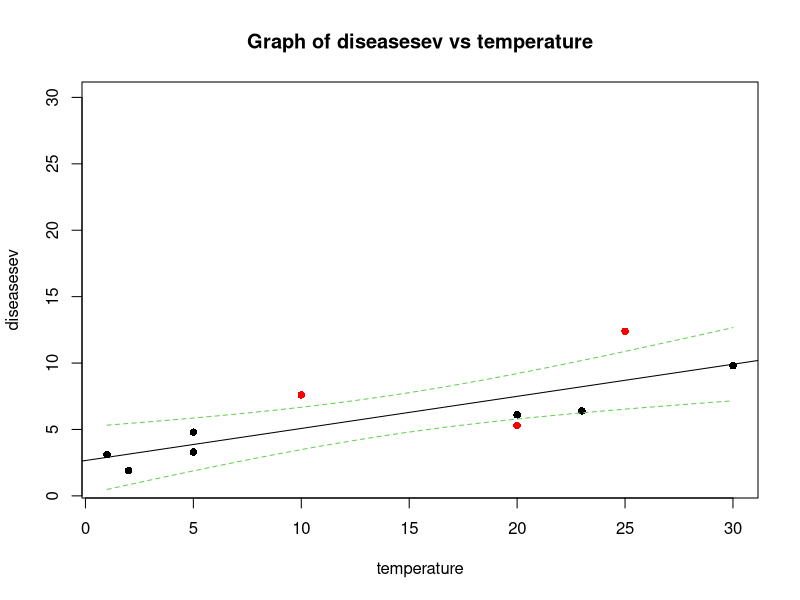
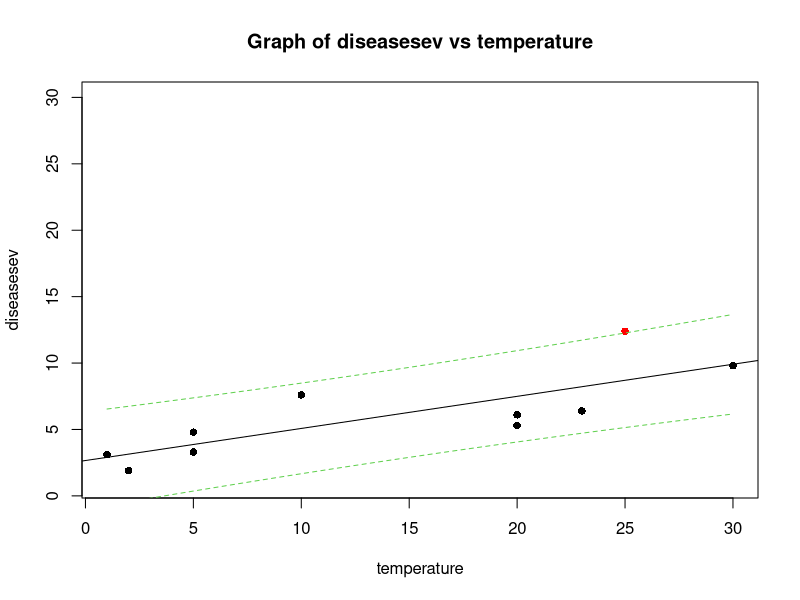

Reproduce these figures in R, in order.
diseasesev<-c(1.9,3.1,3.3,4.8,5.3,6.1,6.4,7.6,9.8,12.4)
# Predictor variable, (Centigrade)
temperature<-c(2,1,5,5,20,20,23,10,30,25)

## For convenience, the data may be formatted into a dataframe
severity <- as.data.frame(cbind(diseasesev,temperature))

## Fit a linear model for the data and summarize the output from function lm()
severity.lm <- lm(diseasesev~temperature,data=severity)

# Function to plot the linear regression and overlay the confidence intervals
ci.lines<-function(model, conf= .95, interval = "confidence"){
  x <- model[[12]][[2]]
  y <- model[[12]][[1]]
  xm<-mean(x)
  n<-length(x)
  ssx<- sum((x - mean(x))^2)
  # T-distribution with vector of probabilities and df
  s.t<- qt(1-(1-conf)/2,(n-2))
  # x and y vectors to plot best fit line
  xv<-seq(min(x),max(x),(max(x) - min(x))/100)
  yv<- coef(model)[1]+coef(model)[2]*xv

  se <- switch(interval,
              # First part is residual standard error
               confidence = summary(model)[[6]] * sqrt(1/n+(xv-xm)^2/ssx),
               prediction = summary(model)[[6]] * sqrt(1+1/n+(xv-xm)^2/ssx)
  )

  ci<-s.t*se
  uyv<-yv+ci
  lyv<-yv-ci
  limits1 <- min(c(x,y))
  limits2 <- max(c(x,y))

  predictions <- predict(model, level = conf, interval = interval)

  # Calculate predictions without R
  lwr = c()
  upr = c()
  for (i in 1:n){
    sei = summary(model)[[6]] * sqrt(1/n+(x[i]-xm)^2/ssx)
    predY = coef(model)[1]+coef(model)[2]*x[i]
    lwr[i] = predY - sei *s.t
    upr[i] = predY + sei *s.t
  }



  insideCI <- predictions[,'lwr'] < y & y < predictions[,'upr']

  x_name <- rownames(attr(model[[11]],"factors"))[2]
  y_name <- rownames(attr(model[[11]],"factors"))[1]

  plot(x[insideCI],y[insideCI],
       pch=16,pty="s",xlim=c(limits1,limits2),ylim=c(limits1,limits2),
       xlab=x_name,
       ylab=y_name,
       main=paste("Graph of ", y_name, " vs ", x_name,sep=""))

  abline(model)

  points(x[!insideCI],y[!insideCI], pch = 16, col = 'red')

  # lty = linetype, col = color
  lines(xv,uyv,lty=2,col=3)
  lines(xv,lyv,lty=2,col=3)
}

ci.lines(severity.lm, conf= .95 , interval = "confidence")
ci.lines(severity.lm, conf= .85 , interval = "prediction")
